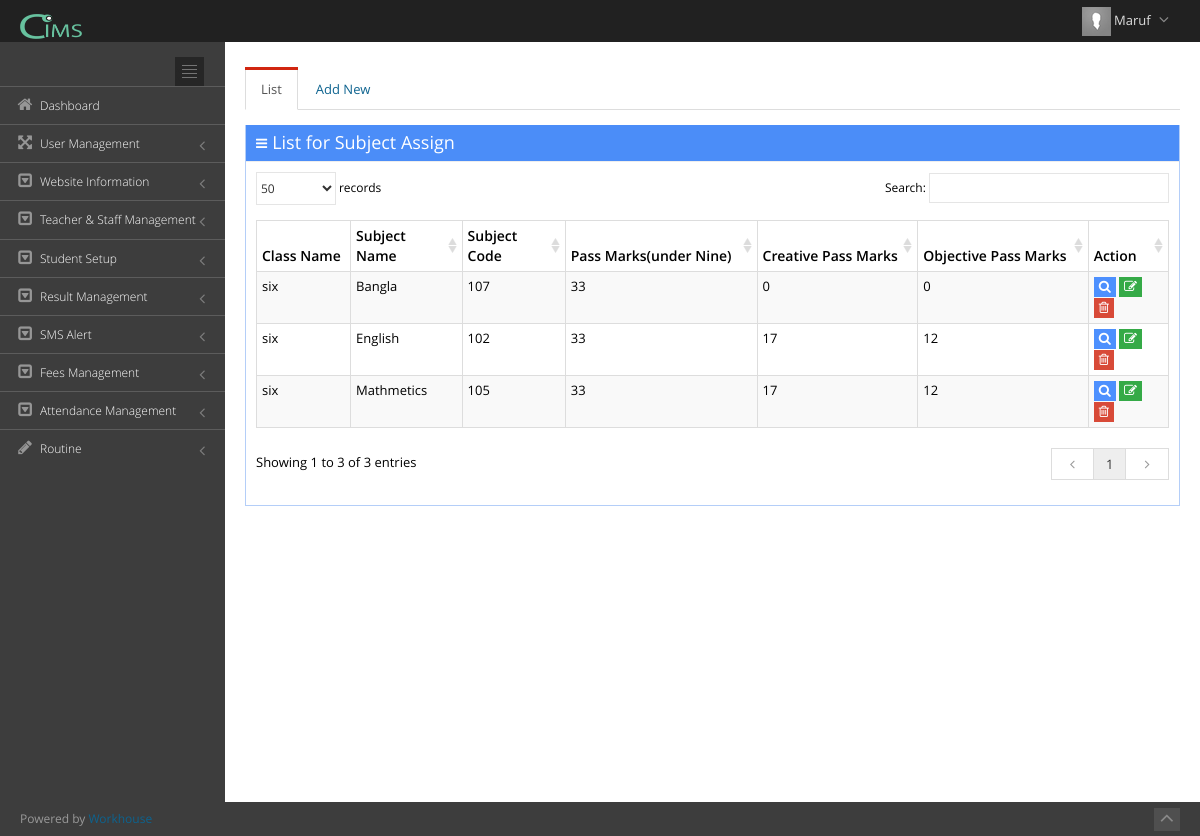
Screenshot of /index.php?view=subject_assign (signed in) with the database file from the repository.
### tables this page shows
CREATE TABLE `user_admin` (
  `userid` int(11) NOT NULL,
  `username` text NOT NULL,
  `usr_code` varchar(500) NOT NULL,
  `role` varchar(100) NOT NULL,
  `password` varchar(500) NOT NULL,
  `image` varchar(300) NOT NULL,
  `userdate` date NOT NULL,
  `uniqueToken` varchar(40) NOT NULL
);

CREATE TABLE `t_modules` (
  `moduleid` int(11) NOT NULL COMMENT 'module id',
  `name` text NOT NULL,
  `page_caption` text NOT NULL,
  `page_link` text NOT NULL,
  `is_report` int(2) NOT NULL COMMENT '1=report,0=form',
  `is_main` int(2) NOT NULL COMMENT '1=main,0=sub',
  `icon` varchar(300) NOT NULL,
  `show` int(2) NOT NULL COMMENT '1=show,0=hide'
);

CREATE TABLE `tbl_subject` (
  `subject_id` int(11) NOT NULL,
  `school_id` int(11) NOT NULL,
  `class_id` int(11) NOT NULL,
  `subject_name` varchar(255) NOT NULL,
  `subject_code` int(11) NOT NULL,
  `pass_marks_under` int(11) NOT NULL,
  `cr_pass_marks` int(11) NOT NULL,
  `ob_pass_marks` int(11) NOT NULL,
  `status` tinyint(4) NOT NULL,
  `created_on` datetime NOT NULL
);

CREATE TABLE `tbl_class` (
  `class_id` int(11) NOT NULL,
  `class_name` varchar(100) DEFAULT NULL,
  `class_short_form` int(50) NOT NULL,
  `num_of_subject` int(11) NOT NULL,
  `status` tinyint(1) NOT NULL DEFAULT '0',
  `school_id` int(11) DEFAULT NULL,
  `created_on` datetime NOT NULL
);

### include/view.php (called while the page is built, shortened)
<?php
	require('functions.php');
	$htaccess = isset($_SERVER['HTACCESS']);
	if(isset($_GET['view'])){
	 	@$view = $_GET['view'];
	}
	else {
	 	$view = 'login';
	}
	$page = $view.'_asoft.php';
	include($page);
?>

### include/functions.php (called while the page is built, shortened)
<?php
function urlroute($url){
	global $htaccess;
	if(!$htaccess){
		$url = 'index.php?view='.$url;
	}
	return $url;
}
function escape($input){
	return mysql_real_escape_string($input);
}
function name($email){
	$sql = "SELECT username FROM user_admin WHERE usr_code = '$email'";
	$qry = mysql_query($sql) or die ("Error in name selection at header".mysql_error());
	$rs = mysql_fetch_array($qry);
	return $rs['username'];
}
?>

### subject_assign_asoft.php (the view, shortened to what this page needs)
<?php
$sql_Name = "SELECT name,page_link,page_caption FROM `t_modules` where page_link='".$view."'";
$qry_Name = mysql_query($sql_Name);
$page_title = mysql_result($qry_Name, 0, "name");
$page_link = mysql_result($qry_Name, 0, "page_link");
if(isset($_SESSION['com_cbs_aaiam_school_maruf_user_email']) == true)
{
?>
<div class="page-content">
<div class="row">
    <div class="col-md-12">
        <div class="tabbable tabbable-custom boxless">
            <ul class="nav nav-tabs">
                <li class="active"><a href="#tab_0" data-toggle="tab">List</a></li>
                <li><a href="#tab_1" data-toggle="tab">Add New</a></li>
            </ul>
            <div class="tab-content">
                <div class="tab-pane active" id="tab_0">
                    <div class="portlet box blue ">
                        <div class="portlet-title">
                            <div class="caption"><i class="icon-reorder"></i>List for <?php echo $page_title;?></div>
                        </div>
                        <div class="portlet-body  flip-scroll">
                            <form action=""  class="form-horizontal form-bordered" id="formIDdel" method="post" enctype="multipart/form-data">
                            <table class="table table-bordered table-striped table-condensed flip-content" id="sample_1">
                                <thead class="flip-content">
                                    <tr>
                                       <th>Class Name</th>
                                       <th>Subject Name</th>
                                       <th>Subject Code</th>
                                       <th>Pass Marks(under Nine)</th>
                                       <th>Creative Pass Marks</th>
                                       <th>Objective Pass Marks</th>
                                       <th>Action</th>
                                    </tr>
                                </thead>
                                <tbody>
                                <?php
                                $sql_user_admin = "SELECT * FROM tbl_subject";
                                $qry_user_admin = mysql_query($sql_user_admin);
                                while($row = mysql_fetch_array($qry_user_admin)){
									$pk = $row['subject_id'];
                                ?>
                                <tr>
                                    <td><?php
										$qry_class = mysql_query("SELECT `class_name` FROM tbl_class WHERE `class_id`='".$row['class_id']."'") or die(mysql_error());
										$rw_class = mysql_fetch_assoc($qry_class);
									 echo $rw_class['class_name']
									 ?></td>
                                    <td><?php echo $row['subject_name']?></td>
                                    <td><?php echo $row['subject_code']?></td>
                                    <td><?php echo $row['pass_marks_under']?></td>
                                   <td><?php echo $row['cr_pass_marks']?></td>
                                   <td><?php echo $row['ob_pass_marks']?></td>
                                    <td>
                                    <?php if(@$row_access_acs[3] == 'View') {?>
                                        <a
                                        href="<?php echo urlroute($page_link); ?>&Editid=<?php echo $pk;?>&temp=View"
                                        class="btn btn-xs blue">
                                        <i class="icon-search"></i>
                                        </a>
                                    <?php }?>
                                    <?php if(@$row_access_acs[1] == 'Edit') {?>
                                        <a onclick="return confirm('Do you want to Edit?')"
                                        href="<?php echo urlroute('subject_assign_edit'); ?>&Editid=<?php echo $pk;?>&temp=Save"
                                        class="btn btn-xs green">
                                        <i class="icon-edit"></i>
                                        </a>
                                    <?php }?>
                                    <?php if(@$row_access_acs[2] == 'Delete') {?>
                                        <a 	onclick="return confirm('Do you want to Delete?')"
                                        href="<?php echo urlroute($page_link); ?>&Deleteid=<?php echo $pk;?>&temp=Delete"
                                        class="btn btn-xs red">
                                        <i class="icon-trash"></i>
                                        </a>
                                    <?php }?>
                                    </td>
                                </tr>
                                <?php } ?>
                                </tbody>
                            </table>
                            </form>
                        </div>
                    </div>
                </div>
        	</div>
        </div>
    </div>
</div>
</div>
<?php
} else
{
?>  <script type="text/javascript">
location.replace('index.php');
</script>
<?php }?>

### include/nav_header.php (shortened to what this page needs)
<div class="header navbar navbar-inverse navbar-fixed-top">
        <div class="header-inner">
           <a class="navbar-brand" href="#" target="_blank">
            <img src="img/login-logo.png" alt="logo" class="img-responsive" style="height:25px"/>
            </a>
            <ul class="nav navbar-nav pull-right">
                <li class="dropdown user">
                	<a href="#" class="dropdown-toggle" data-toggle="dropdown" data-hover="dropdown" data-close-others="true">
                        <?php
						$sql_view = "SELECT * FROM user_admin WHERE usr_code='".@$_SESSION['com_cbs_aaiam_school_maruf_user_email']."'";
						$qry_view = mysql_query($sql_view) or die("Error in view ->".mysql_error());
						$rs_view = mysql_fetch_array($qry_view);
						@$path = 'img/user/'.@$rs_view["image"];
						if(@$rs_view["image"] != "" && file_exists($path)==true){
							$thumbs  = 'img/user/thumbs/small'.@$rs_view["image"];
						}else{
							$thumbs  = 'assets/img/avatar.png';
						}
						?>
                        <img alt="" src="<?php echo $thumbs;?>" height="29"/>
               	 		<span class="username"><?php echo name($_SESSION['com_cbs_aaiam_school_maruf_user_email']);?></span>
                		<i class="icon-angle-down"></i>
                	</a>
                </li>
            </ul>
        </div>
</div>

### include/nav_sidebar.php (shortened to what this page needs)
<div class="page-sidebar navbar-collapse collapse">
         <ul class="page-sidebar-menu">
            <li>
               <div class="sidebar-toggler hidden-phone"></div>
            </li>
            <?php
$Select = mysql_query("SELECT * FROM `hierarchy`");
while($Row = mysql_fetch_assoc($Select)){
	if($Row['category'] == 'm'){
		$Arr[$Row['hierarchy_id']] = $Row['sub_category'];
	}else{
		$Childs[$Row['category']][$Row['hierarchy_id']] = $Row['sub_category'];
	}
}
function gettree($Array,$view,$macs){
		foreach($Array as $key => $value){
			if(array_key_exists($value,@$macs)){
				$sql_category_name = "SELECT * FROM t_modules WHERE moduleid = '".escape($value)."'";
				$qry_category_name = mysql_query($sql_category_name);
				while($rs_category_name = mysql_fetch_array($qry_category_name))
				{
					$name = $rs_category_name['name'];
					$page_link = $rs_category_name['page_link'];
					$icon = $rs_category_name['icon'];
				}
				$qry_is_main_cat = mysql_query("SELECT category FROM `hierarchy` WHERE hierarchy_id=$key");
				$is_main_cat = mysql_result($qry_is_main_cat, 0, "category");
				echo '<li id="module_'.$value.'" ';
					if($page_link == $view) echo 'class="active "';
				echo '>';
					echo '<a   href="'.urlroute($page_link).'"';
					echo '>';
						echo '<i class="'.$icon.'"></i>';
						echo '<span class="title">';
						echo $name;
						echo '</span>';
					echo '</a> ';
				if($is_main_cat != 'm'){
					echo '</li>';
				}
			}
		}
}
gettree($Arr,$view,$macs);
?>
         </ul>
      </div>

### assets/css/style-metronic.css (style rules this page uses)
div, input, select, textarea, span, img, table, td, th, p, a, button, ul, code, pre, li { -webkit-border-radius: 0 !important; -moz-border-radius: 0 !important; border-radius: 0 !important; }
.btn { border-width: 0; padding: 7px 14px; font-size: 14px; outline: none !important; -webkit-box-shadow: none !important; -moz-box-shadow: none !important; box-shadow: none !important; -webkit-border-radius: 0 !important; -moz-border-radius: 0 !important; border-radius: 0 !important; -webkit-text-shadow: none; -moz-text-shadow: none; text-shadow: none; }
.btn.red { color: white; text-shadow: none; background-color: #d84a38; }
.btn.blue { color: white; text-shadow: none; background-color: #4d90fe; }
.btn.green { color: white; text-shadow: none; background-color: #35aa47; }
.btn > i { font-size: 14px; }
.btn-sm, .btn-xs { padding: 5px 10px; font-size: 12px; line-height: 1.5; }
.btn-sm > i, .btn-xs > i { font-size: 13px; }
.btn-xs { padding: 1px 5px; }
.nav-tabs, .nav-pills { margin-bottom: 10px; }
.table thead > tr > th { border-bottom: 0; }

### assets/css/style-responsive.css (style rules this page uses)
@media (min-width: 992px) { .page-sidebar { position: absolute; width: 225px; } }
@media (min-width: 992px) { .page-sidebar.navbar-collapse { max-height: none !important; } }
@media (min-width: 992px) { .page-content { margin-left: 225px; margin-top: 0px; min-height: 760px; padding: 25px 20px 20px 20px; } }

### assets/css/plugins.css (style rules this page uses)
.dataTable { width: 100% !important; clear: both; margin-top: 5px; }
.dataTable > thead > tr > th.sorting, .dataTable > thead > tr > th.sorting_asc, .dataTable > thead > tr > th.sorting_desc { padding-right: 18px; }

### assets/css/themes/default.css (style rules this page uses)
body { background-color: #3d3d3d !important; }
.header { filter: none !important; background-image: none !important; background-color: #212121 !important; }
.header .navbar-nav li.dropdown .dropdown-toggle i { color: #8a8a8a !important; }
.page-sidebar { background-color: #3d3d3d; }
ul.page-sidebar-menu > li > a { border-top: 1px solid #5c5c5c !important; color: #ffffff !important; }
ul.page-sidebar-menu > li:last-child > a { border-bottom: 1px solid transparent !important; }
ul.page-sidebar-menu > li a i { color: #969696; }
.sidebar-toggler { background-image: url(../../img/sidebar-toggler.jpg); background-color: #242424; }

### rows the page displays
user_admin: username "Maruf"
t_modules: name "Dashboard"
t_modules: name "User Management"
t_modules: name "Website Information"
t_modules: name "Teacher & Staff Management"
t_modules: name "Student Setup"
t_modules: name "Result Management"
t_modules: name "SMS Alert"
t_modules: name "Fees Management"
t_modules: name "Attendance Management"
t_modules: name "Routine"
t_modules: name "Subject Assign"
tbl_subject: class.class_name "six", subject_name "Bangla", subject_code "107", pass_marks_under "33", cr_pass_marks "0", ob_pass_marks "0"
tbl_subject: class.class_name "six", subject_name "English", subject_code "102", pass_marks_under "33", cr_pass_marks "17", ob_pass_marks "12"
tbl_subject: class.class_name "six", subject_name "Mathmetics", subject_code "105", pass_marks_under "33", cr_pass_marks "17", ob_pass_marks "12"
